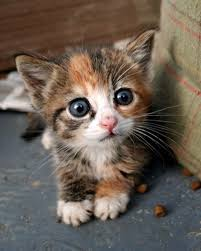
#> input picture OpenCV/konu anlatımı/tatli_kedi.png, 201 x 251 px
$ jupyter execute '5.Görüntü_filtreleme_ve_kenar_algılama.ipynb'
#> lines starting #> are read from the running program, lines starting #| are printed output that depends on the picture
    Görüntü Filtreleme ve Kenar Algılama

[cell 1]
#Kenar belirleme ( cv2.Canny() )
#Eşikleme işlemi ( cv2.threshold() )
#Morfolojik işlemler (Erosion, Dilation)

[cell 2]
import cv2
import numpy as np

[cell 3]
kedi=cv2.imread('tatli_kedi.png')
#> kedi is the input picture: shape (251, 201, 3); mean B, G, R 84.6, 94.9, 106.5

kenar belirleme

[cell 4]
#Görüntü işleme, genellikle belirli nesneleri tespit etmek veya görüntüyü daha iyi anlamak için filtreleme ve kenar algılama tekniklerini kullanır.
#Canny kenar algılama, bir görüntüdeki keskin değişiklikleri (kenarları) belirlemek için kullanılan popüler bir tekniktir.

[cell 5]
#cv2.Canny(resim, esik1, esik2)

[cell 6]
kediCanny=cv2.Canny(kedi,150,200)       #gölgeleri silme, sadece siyah-beyaz çoğunlukla siyah
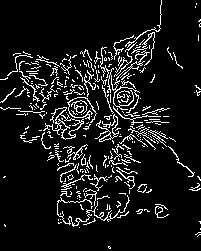
#> kediCanny: shape (251, 201); 9.5% white in thin lines or dots
cv2.imshow("canny",kediCanny)
cv2.waitKey(0)

eşikleme

[cell 7]
#Eşikleme, bir görüntüyü siyah ve beyaz olarak bölmek için kullanılır.

[cell 8]
#cv2.threshold(resim, esik_degeri, max_deger, cv2.THRESH_BINARY)

[cell 9]
ret, thresh = cv2.threshold(kedi, 127, 255, cv2.THRESH_BINARY)
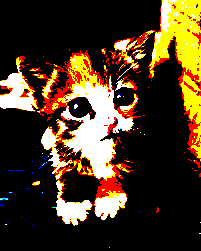
#> thresh: shape (251, 201, 3); mean B, G, R 31.9, 55.3, 74.5
cv2.imshow('Esikleme', thresh)
cv2.waitKey(0)

Morfolojik İşlemler (Erosion, Dilation)

[cell 10]
#Morfolojik işlemler, nesnelerin şekillerini analiz etmek için kullanılır.

[cell 11]
#Erosion (Aşındırma) – Gürültüyü Azaltma

[cell 12]
kernel = np.ones((5,5), np.uint8)
eroded = cv2.erode(thresh, kernel, iterations=1)
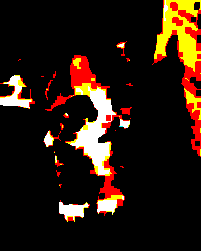
#> eroded: shape (251, 201, 3); mean B, G, R 13.2, 25.2, 42
cv2.imshow('Erosion', eroded)
cv2.waitKey(0)

[cell 13]
#Aşındırma, beyaz alanları küçültür, gürültüyü azaltır.

[cell 14]
#Dilation (Genişletme) – Beyaz Alanları Büyütme

[cell 15]
dilated = cv2.dilate(thresh, kernel, iterations=1)
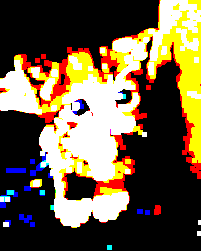
#> dilated: shape (251, 201, 3); mean B, G, R 67.2, 92.4, 108.5
cv2.imshow('Dilation', dilated)
cv2.waitKey(0)
